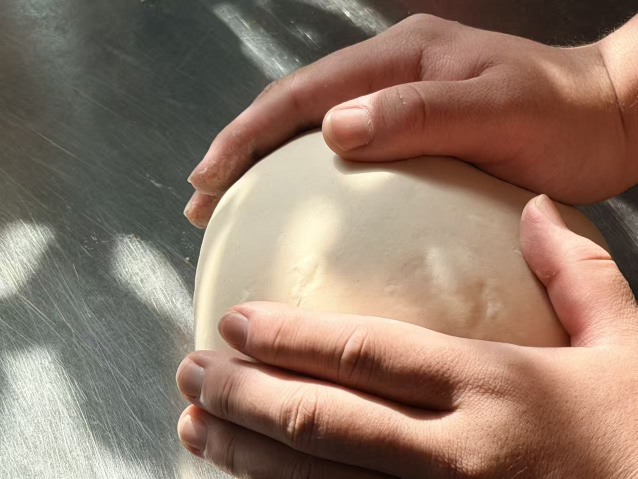
#> input picture image_9.png, 1276 x 958 px, found by its file name (shown at 1/2 size)
$ python generate_vlog.py   (older library calls are emulated)
#> lines starting #> are read from the running program, lines starting #| are printed output that depends on the picture
import os
import sys

# Ensure UTF-8 output on Windows console
if sys.platform == "win32":
    try:
        sys.stdout.reconfigure(encoding="utf-8", errors="replace")
        sys.stderr.reconfigure(encoding="utf-8", errors="replace")
    except Exception:
        pass

import numpy as np
from scipy.io import wavfile
from scipy.signal import butter, lfilter
from PIL import Image, ImageDraw, ImageFont

# Compatibility patch for MoviePy 1.0.3 with Pillow >= 10.0
if not hasattr(Image, "ANTIALIAS"):
    Image.ANTIALIAS = Image.Resampling.LANCZOS

from moviepy.editor import (
    VideoFileClip, ImageClip, AudioFileClip, CompositeAudioClip,
    concatenate_videoclips
)

# ==========================================
# 常量与全局资源初始化
# ==========================================
TARGET_W, TARGET_H = 1920, 1080
BAR_H = 110  # 上下黑边高度，打造 2.35:1 电影宽银幕比例

def init_fonts():
    """跨平台优雅加载等宽时间戳字体与中文字幕字体"""
    font_mono = None
    font_sub = None

    # 候选字体列表 (Windows, macOS, Linux)
    mono_paths = [
        "C:/Windows/Fonts/consola.ttf",
        "C:/Windows/Fonts/cour.ttf",
        "/System/Library/Fonts/Courier.dfont",
        "/Library/Fonts/Courier New.ttf",
        "/usr/share/fonts/truetype/dejavu/DejaVuSansMono.ttf"
    ]
    sub_paths = [
        "C:/Windows/Fonts/msyh.ttc",
        "C:/Windows/Fonts/msyhl.ttc",
        "C:/Windows/Fonts/simhei.ttf",
        "/System/Library/Fonts/PingFang.ttc",
        "/Library/Fonts/Arial Unicode.ttf",
        "/usr/share/fonts/opentype/noto/NotoSansCJK-Regular.ttc"
    ]

    for p in mono_paths:
        if os.path.exists(p):
            try:
                font_mono = ImageFont.truetype(p, 20)
                break
            except Exception:
                pass

    for p in sub_paths:
        if os.path.exists(p):
            try:
                font_sub = ImageFont.truetype(p, 26)
                break
            except Exception:
                pass

    if font_mono is None:
        try:
            font_mono = ImageFont.truetype("consola.ttf", 20)
        except Exception:
            font_mono = ImageFont.load_default()

    if font_sub is None:
        try:
            font_sub = ImageFont.truetype("msyh.ttc", 26)
        except Exception:
            font_sub = ImageFont.load_default()

    return font_mono, font_sub

FONT_MONO, FONT_SUB = init_fonts()

# 预计算 256 阶高精度暖调胶片 S 曲线查找表 (LUT)，加速单帧渲染 100 倍且绝不高光过曝
def build_cinematic_lut():
    x = np.arange(256, dtype=np.float32)
    # 暖阳光影通道微调
    r = np.clip(x * 1.03 + 3, 0, 255) / 255.0
    g = np.clip(x * 1.01 + 1, 0, 255) / 255.0
    b = np.clip(x * 0.96 + 4, 0, 255) / 255.0

    # 规范化 Sigmoid / S 曲线 (保全高光与暗部细节，保留胶片空气感)
    alpha = 2.0
    denom = np.arctan(alpha * 0.5)
    s_curve = lambda ch: np.clip(0.5 + 0.5 * (np.arctan(alpha * (ch - 0.5)) / denom), 0, 1)

    lut_r = (s_curve(r) * 255.0).astype(np.uint8)
    lut_g = (s_curve(g) * 255.0).astype(np.uint8)
    lut_b = (s_curve(b) * 255.0).astype(np.uint8)
    return lut_r, lut_g, lut_b

LUT_R, LUT_G, LUT_B = build_cinematic_lut()


# ==========================================
# 第一部分：用代码合成高级感 Ambient Lo-Fi BGM
# ==========================================
def generate_bgm(filename="ambient_bgm.wav", duration=30.0, sr=44100):
#> called with filename = 'ambient_bgm.wav', duration = 30, sr = 44100
    print("🎵 正在通过数学波形合成 30 秒高级感 Lo-Fi BGM...")
    t = np.linspace(0, duration, int(sr * duration), endpoint=False)
    audio = np.zeros((len(t), 2), dtype=np.float32)

    # 1. 黑胶环境底噪与温暖空气感 (Filtered Pink-ish Noise)
    noise = np.random.normal(0, 0.003, (len(t), 2))
    b, a = butter(2, 800 / (sr / 2), btype='low')
    vinyl_warmth = lfilter(b, a, noise, axis=0)
    audio += vinyl_warmth

    # 2. 和弦进行：Fmaj7 -> Em7 -> Dm7 -> Cmaj7 (温暖、治愈、午后感)
    chords = [
        [174.61, 220.00, 261.63, 329.63, 392.00],  # Fmaj9
        [164.81, 196.00, 246.94, 293.66, 392.00],  # Em7
        [146.83, 174.61, 220.00, 261.63, 329.63],  # Dm9
        [130.81, 164.81, 196.00, 246.94, 293.66],  # Cmaj9
    ]

    chord_dur = 3.75  # 75 BPM 下每小节 3.75 秒，30秒正好 8 个小节循环 2 遍
    num_chords = int(duration / chord_dur)

    for i in range(num_chords):
        chord = chords[i % len(chords)]
        start_idx = int(i * chord_dur * sr)
        end_idx = min(int((i + 1) * chord_dur * sr), len(t))
        seg_t = np.linspace(0, (end_idx - start_idx) / sr, end_idx - start_idx, endpoint=False)

        # ADSR 包络：柔和渐入，长尾自然衰减
        attack = np.clip(seg_t / 0.4, 0, 1)
        decay = np.exp(-seg_t * 0.75)
        env = attack * decay

        chord_wave_L = np.zeros_like(seg_t)
        chord_wave_R = np.zeros_like(seg_t)

        # 琶音微延迟与立体声声场扩展
        for idx, freq in enumerate(chord):
            # 加入轻微磁带颤音 (Tape Wow/Flutter)
            vibrato = np.sin(2 * np.pi * 4.5 * seg_t) * 0.0015
            f_mod = freq * (1 + vibrato)

            # 基波 + 偶次谐波模拟 Rhodes 电钢琴质感
            note_wave = (
                0.65 * np.sin(2 * np.pi * f_mod * seg_t) +
                0.20 * np.sin(2 * np.pi * (f_mod * 2) * seg_t) * np.exp(-seg_t * 2.0) +
                0.05 * np.sin(2 * np.pi * (f_mod * 3) * seg_t) * np.exp(-seg_t * 4.0)
            )
            # 琶音错开触发时间 (修复 idx=0 时切片长度为 0 的边界情况)
            delay_samples = int(idx * 0.06 * sr)
            if 0 < delay_samples < len(note_wave):
                note_wave = np.pad(note_wave[:-delay_samples], (delay_samples, 0), 'constant')

            pan = 0.3 + 0.4 * (idx / len(chord))  # 立体声分布
            chord_wave_L += note_wave * (1 - pan)
            chord_wave_R += note_wave * pan

        # 叠加温暖的 Sub-bass 根音
        bass_freq = chord[0] / 2.0
        bass_wave = np.sin(2 * np.pi * bass_freq * seg_t) * np.exp(-seg_t * 0.9) * 0.4

        audio[start_idx:end_idx, 0] += (chord_wave_L * 0.12 + bass_wave) * env
        audio[start_idx:end_idx, 1] += (chord_wave_R * 0.12 + bass_wave) * env

    # 3. 轻柔的心跳感低频律动 (Lo-Fi Soft Pulse)
    beat_interval = 3.75 / 2.0
    for b_idx in range(int(duration / beat_interval)):
        b_start = int(b_idx * beat_interval * sr)
        b_len = int(0.25 * sr)
        if b_start + b_len < len(t):
            bt = np.linspace(0, 0.25, b_len)
            # 频率从 110Hz 快速滑落到 45Hz 的柔和底鼓
            freq_sweep = 45 + 65 * np.exp(-bt * 30)
            kick = np.sin(2 * np.pi * freq_sweep * bt) * np.exp(-bt * 12) * 0.22
            audio[b_start:b_start + b_len, 0] += kick
            audio[b_start:b_start + b_len, 1] += kick

    # 4. 整体低通滤波（营造水下/午后阳光的朦胧高级感）与淡入淡出
    b_master, a_master = butter(2, 2800 / (sr / 2), btype='low')
    audio = lfilter(b_master, a_master, audio, axis=0)

    fade_in = np.linspace(0, 1, int(2.0 * sr))[:, None]
    fade_out = np.linspace(1, 0, int(3.0 * sr))[:, None]
    audio[:len(fade_in)] *= fade_in
    audio[-len(fade_out):] *= fade_out

    # 归一化输出
    max_val = np.max(np.abs(audio))
    if max_val > 0:
        audio = audio / max_val * 0.85

    wavfile.write(filename, sr, (audio * 32767).astype(np.int16))
    print(f"✅ BGM 合成完毕: {filename}")
    return filename


# ==========================================
# 第二部分：电影感调色、宽银幕遮幅与极简字幕
# ==========================================
# [31 lines left out: function apply_cinematic_grade_and_overlay, not called in this run]


def create_ken_burns_clip(img_path, duration, zoom_mode="in", subtitle="", step_code="", t_offset=0.0):
    """将静态图片转化为具有呼吸感推拉运镜的动态片段"""
#> called with img_path = 'image_9.png', duration = 3.4, zoom_mode = 'in', subtitle = '午后三点，阳光落在面团上 / Resting in sunlight', step_code = 'STEP_01: REST', t_offset = 0
    pil_orig = Image.open(img_path).convert("RGB")
#> pil_orig is the input picture: PIL image 1276x958 RGB; mean R, G, B 144.2, 120.3, 104.6
    orig_w, orig_h = pil_orig.size
#> orig_w = 1276; orig_h = 958
    target_ratio = TARGET_W / TARGET_H
    curr_ratio = orig_w / orig_h
#> curr_ratio = 1.33

    if curr_ratio > target_ratio:
        new_w = int(orig_h * target_ratio)
        left = (orig_w - new_w) // 2
        pil_crop = pil_orig.crop((left, 0, left + new_w, orig_h))
    else:
        new_h = int(orig_w / target_ratio)
#> new_h = 717
        top = (orig_h - new_h) // 2
#> top = 120
        pil_crop = pil_orig.crop((0, top, orig_w, top + new_h))
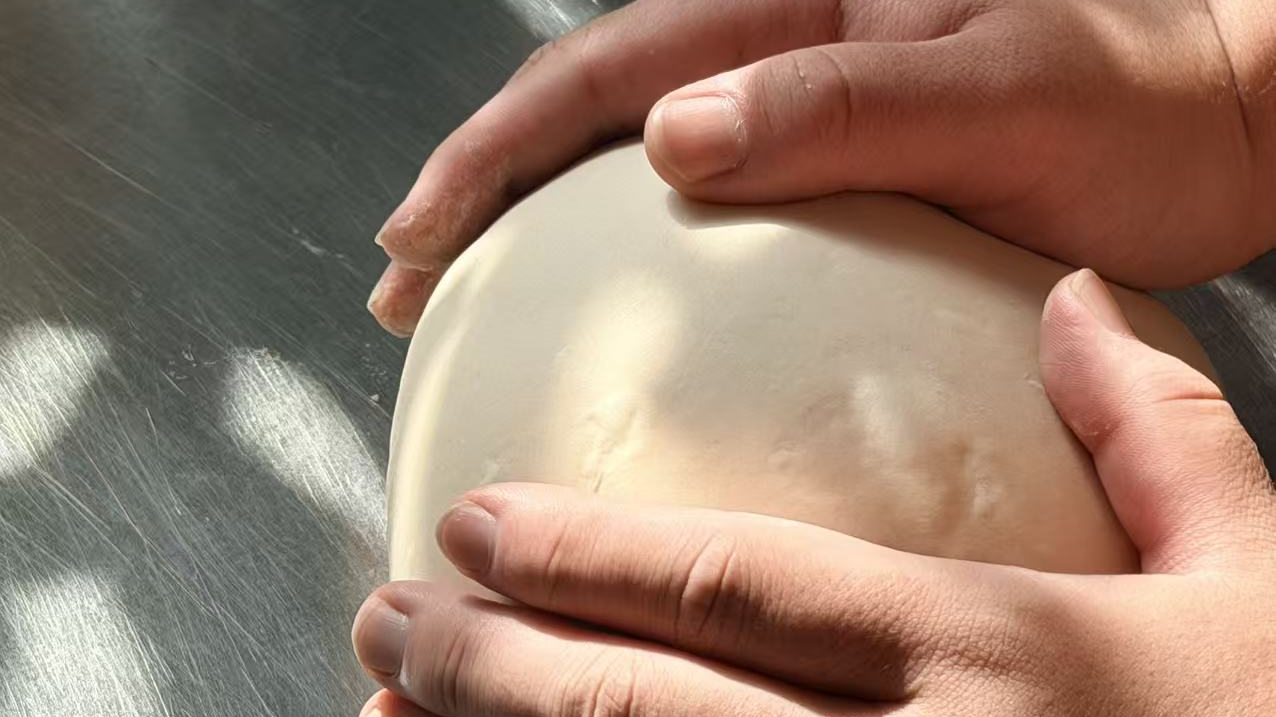
#> pil_crop: PIL image 1276x717 RGB; mean R, G, B 152.4, 126.5, 109.6

    base_w, base_h = int(TARGET_W * 1.12), int(TARGET_H * 1.12)
    pil_resized = pil_crop.resize((base_w, base_h), Image.Resampling.LANCZOS)
    base_arr = np.array(pil_resized)

    # [15 lines left out: function make_frame, not called in this run]

    return ImageClip(base_arr).set_make_frame(make_frame).set_duration(duration)


# ==========================================
# 第三部分：编排时间轴与渲染输出
# ==========================================
def build_vlog():
    bgm_file = generate_bgm("ambient_bgm.wav", duration=30.0)

    # 分镜脚本编排 (考虑 0.4s crossfade 重叠补偿)
    fade_dur = 0.4
    timeline_spec = [
        {"type": "img", "file": "image_9.png", "dur": 3.4, "zoom": "in",  "sub": "午后三点，阳光落在面团上 / Resting in sunlight", "code": "STEP_01: REST"},
        {"type": "vid", "file": "kneading.mp4","dur": 6.4, "zoom": "in",  "sub": "掌心的温度与筋道 / Rhythmic kneading",         "code": "STEP_02: KNEAD"},
        {"type": "img", "file": "image_7.png", "dur": 3.2, "zoom": "out", "sub": "轻撒薄粉，留住麦香 / Dusting flour",             "code": "STEP_03: DUST"},
        {"type": "img", "file": "image.png",   "dur": 3.6, "zoom": "in",  "sub": "木槌推开岁月 / Rolling flat",                   "code": "STEP_04: ROLL"},
        {"type": "img", "file": "image_2.png", "dur": 3.2, "zoom": "out", "sub": "细腻如绸的触感 / Smooth texture",               "code": "STEP_05: FEEL"},
        {"type": "img", "file": "image_8.png", "dur": 3.2, "zoom": "in",  "sub": "刀起刀落，宽窄由心 / Hand-cut strands",         "code": "STEP_06: SLICE"},
        {"type": "img", "file": "image_6.png", "dur": 3.2, "zoom": "out", "sub": "抖落浮粉，根根分明 / Loosening noodles",        "code": "STEP_07: SHAKE"},
        {"type": "img", "file": "image_5.png", "dur": 3.2, "zoom": "in",  "sub": "小锅慢炖，高汤翻滚 / Simmering broth",          "code": "STEP_08: SIMMER"},
        {"type": "img", "file": "image_4.png", "dur": 2.1, "zoom": "out", "sub": "切碎一抹清香 / Fresh coriander",                "code": "STEP_09: HERBS"},
        {"type": "img", "file": "image_3.png", "dur": 2.1, "zoom": "in",  "sub": "红油白芝麻，人间烟火 / Chili oil & sesame",     "code": "STEP_10: SOUL"},
    ]

    clips = []
    curr_time_offset = 0.0

    print("🎬 正在处理视觉分镜与电影感调色...")
    for idx, item in enumerate(timeline_spec):
        t_offset = curr_time_offset
        file_path = item["file"]

        # 兼容当前目录或'拉面'子目录
        if not os.path.exists(file_path):
            alt_path = os.path.join("拉面", file_path)
            if os.path.exists(alt_path):
                file_path = alt_path

        if item["type"] == "img":
            clip = create_ken_burns_clip(
                file_path,
                duration=item["dur"],
                zoom_mode=item["zoom"],
                subtitle=item["sub"],
                step_code=item["code"],
                t_offset=t_offset
            )
        else:
            # 处理揉面原视频片段：截取前 6.4 秒，居中裁剪至 1080p，保留 35% 环境揉面原声 (ASMR 质感)
            raw_vid = VideoFileClip(file_path).subclip(0, item["dur"])
            raw_vid = raw_vid.resize(width=TARGET_W)
            if raw_vid.h > TARGET_H:
                y_center = raw_vid.h // 2
                raw_vid = raw_vid.crop(y1=y_center - TARGET_H // 2, y2=y_center + TARGET_H // 2)
            else:
                raw_vid = raw_vid.resize((TARGET_W, TARGET_H))

            sub_text = item["sub"]
            code_text = item["code"]

            def make_vid_frame(gf, t, to=t_offset, s=sub_text, c=code_text):
                return apply_cinematic_grade_and_overlay(gf(t), t + to, s, c)

            clip = raw_vid.fl(make_vid_frame)
            if clip.audio is not None:
                clip = clip.volumex(0.35).audio_fadein(0.5).audio_fadeout(0.5)

        if idx > 0:
            clip = clip.crossfadein(fade_dur)
        clips.append(clip)
        curr_time_offset += (item["dur"] - fade_dur)

    # 拼接并应用交叉叠化转场
    final_video = concatenate_videoclips(clips, method="compose", padding=-fade_dur)
    final_video = final_video.subclip(0, 30.0).fadein(0.8).fadeout(1.2)

    # 混音：代码合成的 Lo-Fi BGM + 揉面片段的 ASMR 原声
    bgm_clip = AudioFileClip(bgm_file).subclip(0, 30.0)
    if final_video.audio is not None:
        final_audio = CompositeAudioClip([bgm_clip.volumex(0.85), final_video.audio])
    else:
        final_audio = bgm_clip

    final_video = final_video.set_audio(final_audio)

    output_name = "artisan_noodles_vlog_30s.mp4"
    print(f"🚀 正在渲染导出 30 秒高画质 Vlog: {output_name} ...")
    final_video.write_videofile(
        output_name,
        fps=24,                  # 24帧电影帧率
        codec="libx264",
        audio_codec="aac",
        bitrate="8000k",
        preset="medium",
        threads=4
    )
    print("✨ 制作完成！")

if __name__ == "__main__":
    build_vlog()
#> (the call stopped at in create_ken_burns_clip, `return ImageClip(base_arr).set_make_frame(make_frame).set_duration(dur..`: moviepy is not available in this run)

$ run again, with physics_of_gluten_contact_sheet.png copied over image_9.png
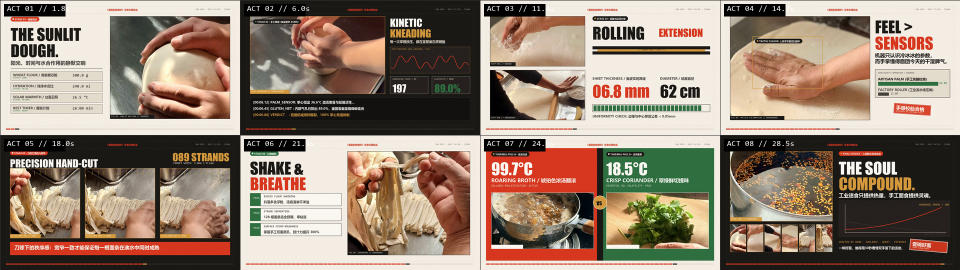
#> input picture physics_of_gluten_contact_sheet.png, 1920 x 540 px, found by its file name (shown at 1/2 size)
#> in create_ken_burns_clip, pil_orig is the input picture: PIL image 1920x540 RGB; mean R, G, B 148.3, 129.6, 113.9
#> in create_ken_burns_clip, `pil_crop = pil_orig.crop((left, 0, left + new_w, orig_h))`:
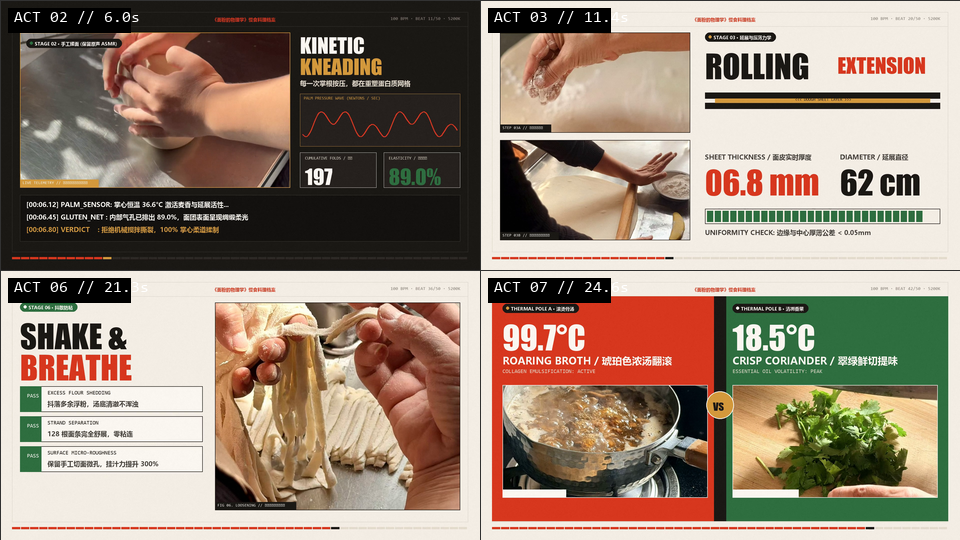
#> pil_crop: PIL image 960x540 RGB; mean R, G, B 152.3, 134.3, 117.7
#> in create_ken_burns_clip, `pil_resized = pil_crop.resize((base_w, base_h), Image.Resampling.LANCZ..`:
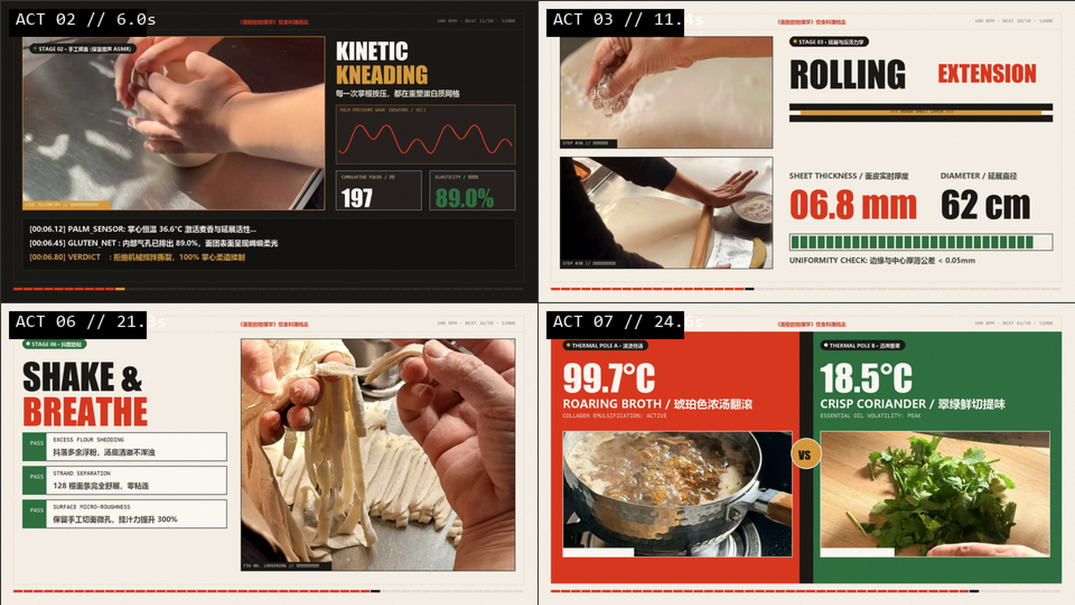
#> pil_resized: PIL image 2150x1209 RGB (shown at 1/2 size); mean R, G, B 152.3, 134.4, 117.8
